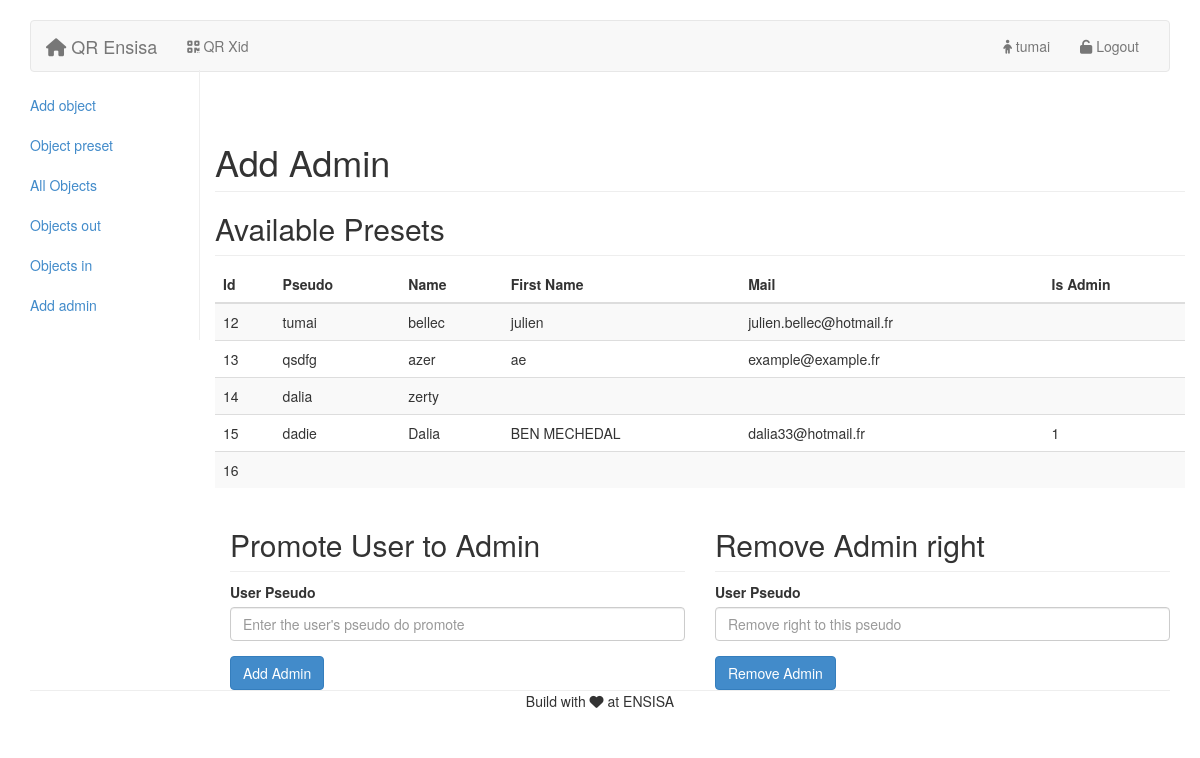
The app's page /admin.php?sec=add_admin (signed in) with its own data.
### tables this page shows
CREATE TABLE IF NOT EXISTS `user` (
  `id` int(255) NOT NULL AUTO_INCREMENT,
  `admin` tinyint(1) DEFAULT NULL,
  `name` varchar(255) NOT NULL,
  `lastname` varchar(255) NOT NULL,
  `pseudo` varchar(255) NOT NULL,
  `email` varchar(255) NOT NULL,
  `password` varchar(255) NOT NULL,
  `phone` int(11) NOT NULL,
  `adress` varchar(255) NOT NULL,
  `image` varchar(255) NOT NULL,
  `description` varchar(255) NOT NULL,
  `titre` varchar(255) NOT NULL,
  `network` varchar(255) NOT NULL,
  `promo` varchar(255) NOT NULL,
  `lienf` varchar(255) NOT NULL,
  `lient` varchar(255) NOT NULL,
  PRIMARY KEY (`id`),
  UNIQUE KEY `pseudo` (`pseudo`)
);

### includes/admin/add_admin.php (the view)
<h1 class="page-header">Add Admin</h1>
<?php include 'includes/mysql.php';
    $users = $connect->query('SELECT * FROM user'); ?>
<h2 class="sub-header">Available Presets</h2>
<div class="table-responsive">
    <table class="table table-striped">
        <thead>
            <tr>
                <th>Id</th>
                <th>Pseudo</th>
                <th>Name</th>
                <th>First Name</th>
                <th>Mail</th>
                <th>Is Admin</th>
            </tr>
        </thead>
        <tbody>
            <?php while ($fetched = $users->fetch()){?>
            <tr>
                <td><?php echo $fetched['id']; ?></td>
                <td><?php echo $fetched['pseudo']; ?></td>
                <td><?php echo $fetched['name']; ?></td>
                <td><?php echo $fetched['lastname']; ?></td>
                <td><?php echo $fetched['email']; ?></td>
                <td><?php echo $fetched['admin']; ?></td>
            </tr>
        <?php }
        $users->closeCursor();?>
        </tbody>
    </table>
</div>
<div class="col-md-6">
    <h2 class="sub-header">Promote User to Admin</h2>
    <form role="form" method="post" action="includes/admin/act_add_admin.php">
        <div class="form-group">
            <label for="userPseudo">User Pseudo</label>
            <input type="text" class="form-control" name="pseudo" placeholder="Enter the user's pseudo do promote">
        </div>
        <button type="submit" class="btn btn-primary">Add Admin</button>
    </form>
</div>
<div class="col-md-6">
    <h2 class="sub-header">Remove Admin right</h2>
    <form role="form" method="post" action="includes/admin/act_del_admin.php">
        <div class="form-group">
            <label for="userPseudo">User Pseudo</label>
            <input type="text" class="form-control" name="pseudo" placeholder="Remove right to this pseudo">
        </div>
        <button type="submit" class="btn btn-primary">Remove Admin</button>
    </form>
</div>

### css/projet.css (style rules this page uses)
form { max-width: 500px; min-width: 50px; }
body { padding-top: 20px; padding-bottom: 20px; }

### css/admin_panel.css (style rules this page uses)
.sub-header { padding-bottom: 10px; border-bottom: 1px solid #eee; }

### records on screen
user: id "12", pseudo "tumai", name "bellec", lastname "julien", email "julien.bellec@hotmail.fr"
user: id "13", pseudo "qsdfg", name "azer", lastname "ae", email "example@example.fr"
user: id "14", pseudo "dalia", name "zerty"
user: id "15", pseudo "dadie", name "Dalia", lastname "BEN MECHEDAL", email "dalia33@hotmail.fr", admin "1"
user: id "16"

### other values on screen
$_SESSION['pseudo'] "tumai"
